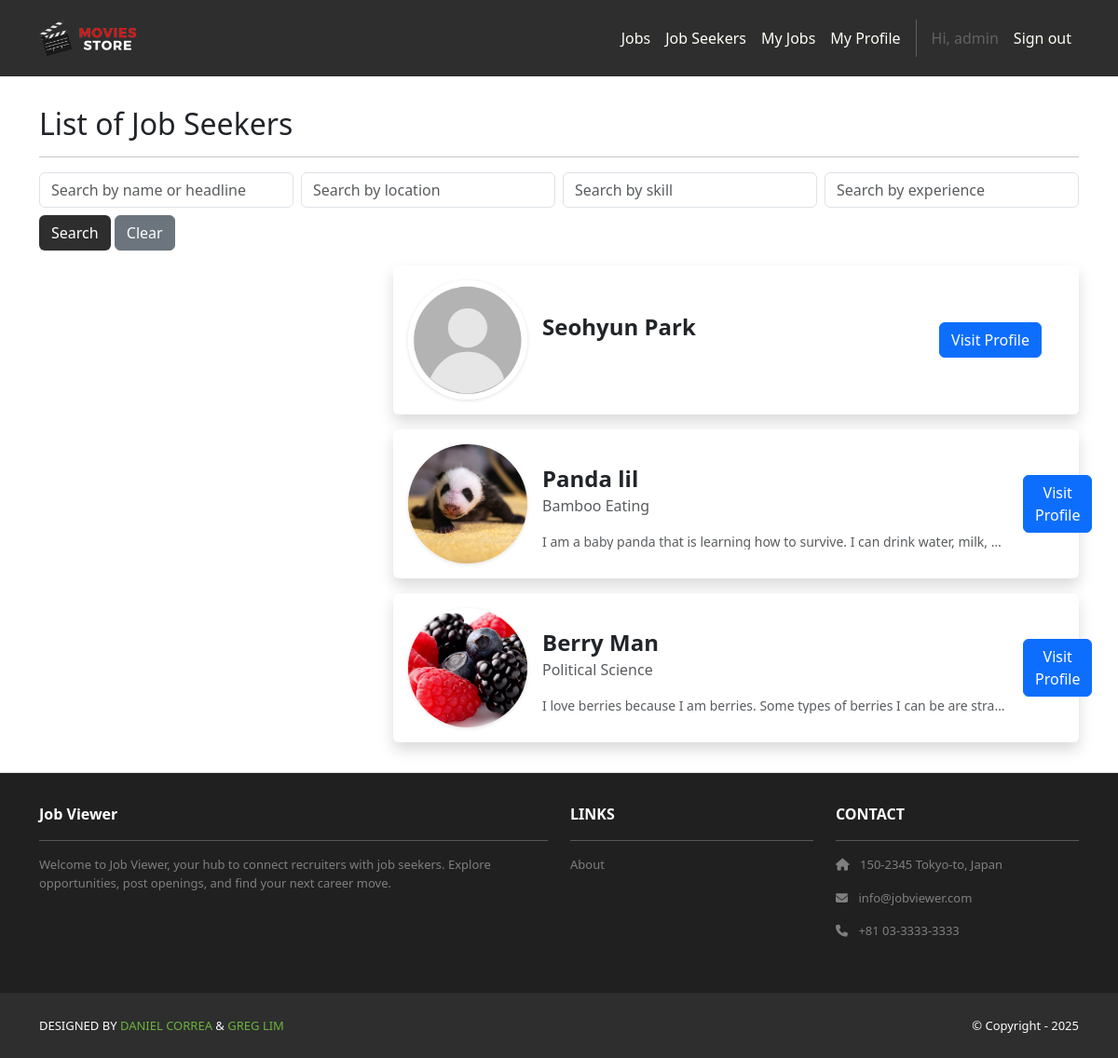
The page /jobSeekers/ (signed in) on the database as committed earlier.
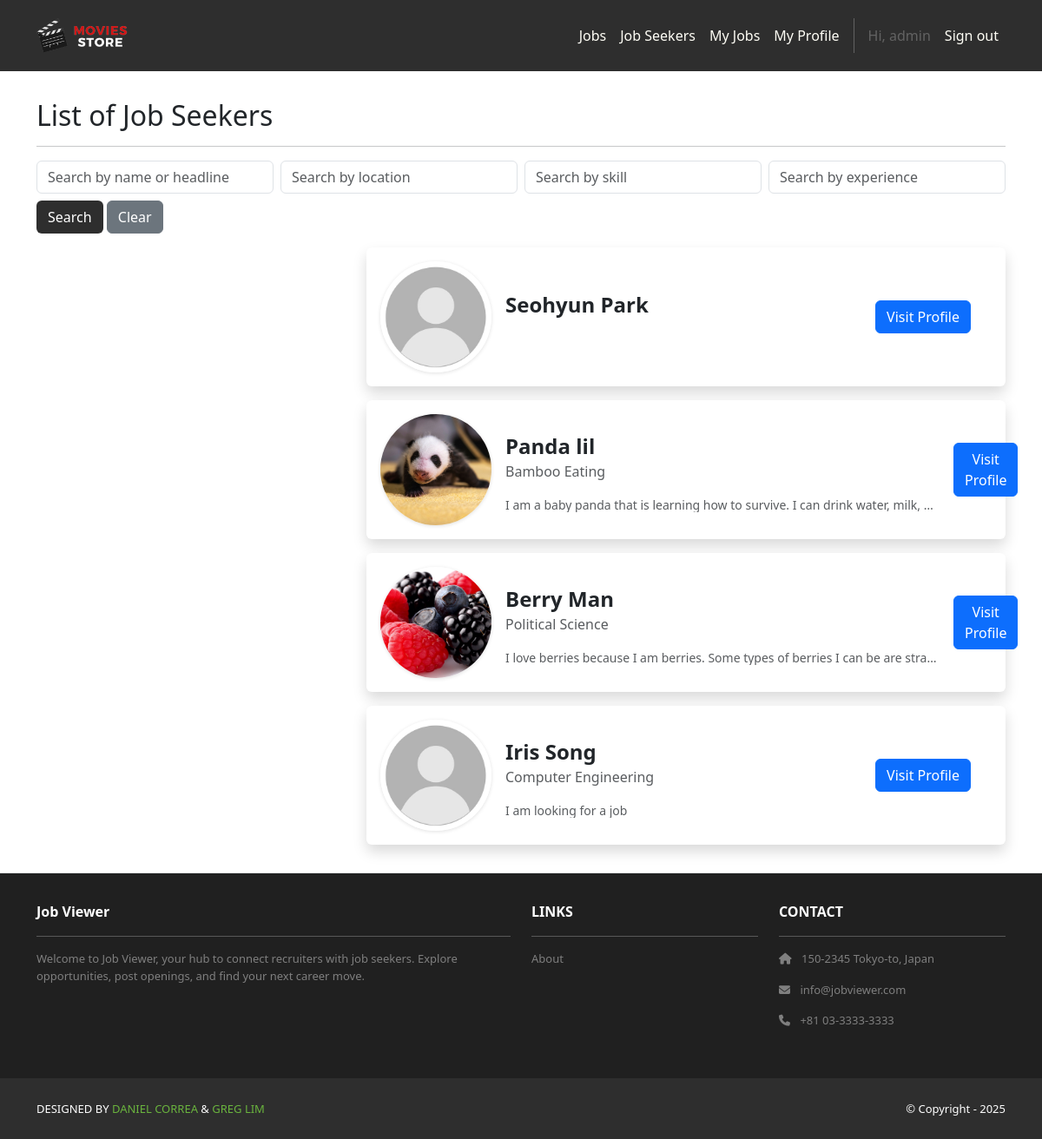
The same page on the database as committed later.
### accounts/models.py (models this page shows, shortened)
class User(AbstractUser):
    class Roles(models.TextChoices):
        RECRUITER = "RECRUITER", "Recruiter"
        JOB_SEEKER = "JOB_SEEKER", "Job Seeker"
    role = models.CharField(
        max_length=20, choices=Roles.choices, default=Roles.JOB_SEEKER, db_index=True
    )
    @property
    def is_recruiter(self) -> bool:
        return self.role == self.Roles.RECRUITER

### jobSeekers/models.py (models this page shows, shortened)
class JobSeeker(models.Model):
    user = models.OneToOneField(
        settings.AUTH_USER_MODEL, on_delete=models.CASCADE, related_name="jobseeker_profile"
    )
    firstName = models.CharField("First Name", max_length=255)
    lastName  = models.CharField("Last Name", max_length=255)
    location  = models.CharField("Location", max_length=255, blank=True)
    image     = models.ImageField("Profile Image", upload_to='jobSeeker_images/', null=True, blank=True)
    education = models.ForeignKey("Institution", on_delete=models.PROTECT, related_name="jobSeeker", null=True, blank=True)
    degree    = models.CharField(max_length=255, blank=True)
    startYear = models.IntegerField("Start Year", null=True, blank=True)
    endYear   = models.IntegerField("End Year", null=True, blank=True)
    headline   = models.TextField(blank=True)
    experience = models.ManyToManyField("Experience", related_name="jobSeeker", blank=True)
    skills     = models.ManyToManyField("Skill", related_name="jobSeeker", blank=True)
    links      = models.ManyToManyField("Link", related_name="jobSeeker", blank=True)
    hide_image = models.BooleanField(default=False)
    hide_headline = models.BooleanField(default=False)
    hide_profile = models.BooleanField(default=False)
    hide_location = models.BooleanField(default=False)
    @property
    def full_name(self):
        return f"{self.firstName} {self.lastName}"

### jobSeekers/views.py (the view)
# urls.py: path('', views.index, name='home.index'),
@login_required
@recruiter_required
def index(request):
    name_term = request.GET.get("name", "")
    location_term = request.GET.get("location", "")
    skill_term = request.GET.get("skill", "")
    experience_term = request.GET.get("experience", "")
    jobSeekers = JobSeeker.objects.filter(hide_profile=False)
    if name_term:
        jobSeekers = jobSeekers.filter(
            Q(firstName__icontains=name_term) |
            Q(lastName__icontains=name_term) |
            Q(headline__icontains=name_term)
        )
    if location_term:
        jobSeekers = jobSeekers.filter(location__icontains=location_term)
    if skill_term:
        jobSeekers = jobSeekers.filter(skills__name__icontains=skill_term)
    if experience_term:
        jobSeekers = jobSeekers.filter(experience__name__icontains=experience_term)
    jobSeekers = jobSeekers.distinct()
    template_data = {
        "title": "Job Seekers",
        "jobSeekers": jobSeekers,
    }
    return render(request, "jobSeekers/index.html", {"template_data": template_data})

### jobSeekers/templates/jobSeekers/index.html
{% extends 'base.html' %}
{% block content %}
{% load static %}
<div class="p-3">
  <div class="container">
    <div class="row mt-3">
      <div class="col mx-auto mb-3">
        <h2>List of Job Seekers</h2>
        <hr />
        <form method="GET">
  <div class="row g-2">
    <div class="col-md-3">
      <input type="text" class="form-control" name="name"
             placeholder="Search by name or headline"
             value="{{ request.GET.name }}">
    </div>
    <div class="col-md-3">
      <input type="text" class="form-control" name="location"
             placeholder="Search by location"
             value="{{ request.GET.location }}">
    </div>
    <div class="col-md-3">
      <input type="text" class="form-control" name="skill"
             placeholder="Search by skill"
             value="{{ request.GET.skill }}">
    </div>
    <div class="col-md-3">
      <input type="text" class="form-control" name="experience"
             placeholder="Search by experience"
             value="{{ request.GET.experience }}">
    </div>
  </div>
  <div class="row mt-2">
    <div class="col-auto">
      <button class="btn bg-dark text-white" type="submit">Search</button>
      <a href="{% url 'jobSeekers.index' %}" class="btn btn-secondary">Clear</a>
    </div>
  </div>
</form>
      </div>
    </div>
    <div class="row">
      {% for jobSeeker in template_data.jobSeekers %}
        <div class="col-md-8 col-12 mb-3 ms-md-auto">
          <div class="card p-3 border-0 shadow">
            <div class="d-flex gap-3 align-items-start flex-column flex-sm-row align-items-center">
              {% if not jobSeeker.hide_image and jobSeeker.image %}
                <img class="avatar flex-shrink-0" src="{{ jobSeeker.image.url }}"
                    alt="{{ jobSeeker.full_name }}"
                    width="128" height="128" loading="lazy">
              {% else %}
                <img class="avatar flex-shrink-0" src="{% static 'img/default_profile.jpg' %}"
                      alt="No profile image"
                      width="128" height="128" loading="lazy">
              {% endif %}
              <div class="flex-grow-1 mt-3">
                <div class="fw-semibold lh-sm fs-4 text-truncate" style="max-width: 500px;">
                  {{ jobSeeker.firstName }} {{ jobSeeker.lastName }}
                </div>
                <div class="text-body-secondary my-1 lh-sm mb-3 text-truncate" style="max-width: 500px;">
                  {{ jobSeeker.degree }}
                </div>
                {% if not jobSeeker.hide_headline %}
                  <div class="text-muted small my-1 lh-sm d-inline-block text-truncate" style="max-width: 500px;">
                    {{ jobSeeker.headline }}
                  </div>
                {% endif %}
              </div>
              <a href="{% url 'jobSeekers.show' id=jobSeeker.id %}" class="btn btn-primary ms-auto me-4">
                Visit Profile
              </a>
            </div>
          </div>
        </div>
      {% empty %}
      <p>No job seekers found.</p>
      {% endfor %}
    </div>
  </div>
</div>
{% endblock content %}

### jobStore/templates/base.html (shortened to what this page needs)
<!DOCTYPE html>
<html>
  {% load static %}
  <head>
    <link href="https://cdn.jsdelivr.net/npm/bootstrap@5.3.3/dist/css/bootstrap.min.css"
          rel="stylesheet">
    <link rel="stylesheet"
          href="https://cdnjs.cloudflare.com/ajax/libs/font-awesome/6.1.1/css/all.min.css">
    <link rel="stylesheet" type="text/css" href="{% static 'css/style.css' %}">
  </head>
  <body class="d-flex flex-column min-vh-100">
    <nav class="p-3 navbar navbar-dark bg-dark navbar-expand-lg">
      <div class="container">
        <a class="navbar-brand" href="{% url 'home.index' %}">
          <img src="{% static 'img/logo.png' %}" alt="logo" height="40" />
        </a>
        <div class="collapse navbar-collapse" id="navbarNavAltMarkup">
          <div class="navbar-nav ms-auto navbar-ml">
            <a class="nav-link" href="{% url 'jobs.list' %}">Jobs</a>
            {% if user.is_authenticated %}
              {% if user.is_staff or user.is_recruiter %}
                <a class="nav-link" href="{% url 'jobSeekers.index' %}">Job Seekers</a>
                <a class="nav-link" href="{% url 'jobs.dashboard' %}">My Jobs</a>
              {% endif %}
              {% if user.is_staff or user.is_jobseeker %}
              <a class="nav-link" href="{% url 'jobSeekers.my_profile' %}">My Profile</a>
              {% endif %}
              <span class="nav-link disabled">Hi, {{ user.username }}</span>
              <a class="nav-link" href="{% url 'logout' %}">Sign out</a>
            {% else %}
              <a class="nav-link" href="{% url 'login' %}">Log in</a>
              <a class="nav-link" href="{% url 'signup.choice' %}">Sign up</a>
            {% endif %}
          </div>
        </div>
      </div>
    </nav>
    <div class="flex-grow-1">
      {% block content %}
      {% endblock content %}
    </div>
    <section class="p-3 ms-footer d-none d-md-block mt-auto py-3 border-top">
      <div class="container">
        <div class="row mt-3 text-white">
          <div class="col-md-6 col-lg-6 col-xl-6 mx-auto mb-4">
            <b>Job Viewer</b>
            <hr />
            <p>
              Welcome to Job Viewer, your hub to connect recruiters with job seekers.
              Explore opportunities, post openings, and find your next career move.
            </p>
          </div>
          <div class="col-md-3 col-lg-3 col-xl-3 mx-auto mb-4">
            <b>LINKS</b>
            <hr />
            <p><a class="nav-link" href="{% url 'home.about' %}">About</a></p>
          </div>
          <div class="col-md-3 col-lg-3 col-xl-3 mx-auto mb-4">
            <b>CONTACT</b>
            <hr />
            <p><i class="fas fa-home me-2"></i> 150-2345 Tokyo-to, Japan</p>
            <p><i class="fas fa-envelope me-2"></i> info@jobviewer.com</p>
            <p><i class="fas fa-phone me-2"></i> +81 03-3333-3333</p>
          </div>
        </div>
      </div>
    </section>
    <section class="p-3 ms-footer-bottom bg-dark">
      <div class="container d-flex justify-content-between">
        <div class="me-5 text-white">
          <span>DESIGNED BY
            <a href="https://www.x.com/danielgarax" target="_blank">DANIEL CORREA</a> &
            <a href="https://www.x.com/greglim81" target="_blank">GREG LIM</a>
          </span>
        </div>
        <div class="text-white">
          <span>© Copyright - 2025</span>
        </div>
      </div>
    </section>
  </body>
</html>

### jobStore/static/css/style.css (style rules this page uses)
html { outline: 4px dashed hotpink !important; }
.navbar a.nav-link { color: #FFFEF6 !important; }
.bg-dark { background-color: #2E2E2E !important; }
.ms-footer { background-color: #202020; }
.ms-footer p { color: #7F7F7F; font-size: 13px; }
.ms-footer-bottom span { font-size: 13px; line-height: 38px; }
.ms-footer-bottom a { color: #6ab43e; text-decoration: none; }
.avatar { inline-size: 128px; block-size: 128px; border-radius: 50%; object-fit: cover; object-position: center; display: block; box-shadow: 0 1px 4px rgba(0,0,0,.12); }

Rows that differ between the two databases and show on the page:
added JobSeeker: hide_image True (drawn), firstName "Iris", lastName "Song", degree "Computer Engineering", headline "I am looking for a job"
